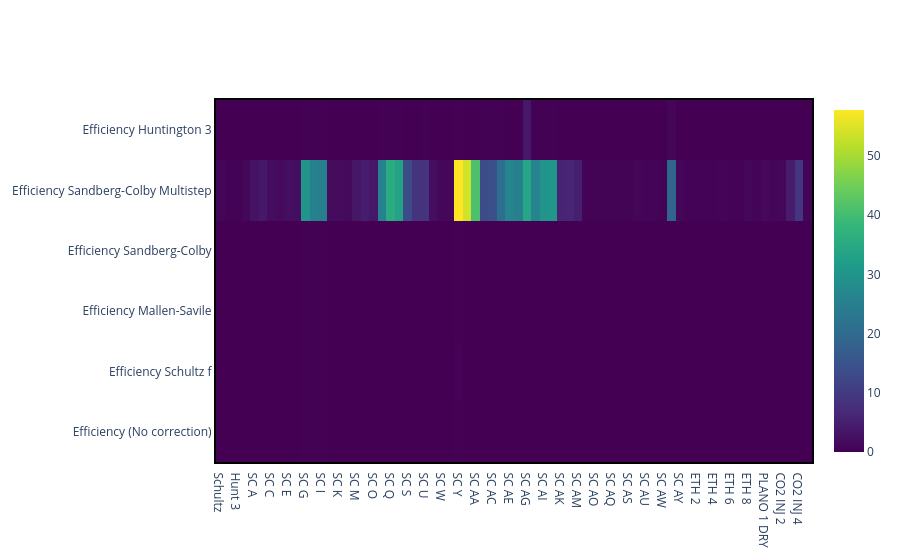

Notebook cell for this chart:
### Markdown cell above
As we can see in plot, the Huntington 3 point method produces the best results. But it is also important to 
evaluate the speed of each method.
In the plot below we see the time needed to calculate each case.

### Code cell
fig = go.Figure()
fig.add_trace(
    go.Heatmap(
        z=z_time,
        x=x,
        y=y,
        hoverinfo="text",
        text=hovertext,
        colorscale="viridis",
    )
)

### Figure 1 — Plotly figure (JSON) as saved in the notebook; plotly's stock layout.template omitted (floating-point values rounded to 4 significant figures; data arrays with more than 128 entries replaced by an {"elided": "..."} marker saying what was removed)
{"data": [{"colorscale": [[0, "#440154"], [0.1111, "#482878"], [0.2222, "#3e4989"], [0.3333, "#31688e"], [0.4444, "#26828e"], [0.5556, "#1f9e89"], [0.6667, "#35b779"], [0.7778, "#6ece58"], [0.8889, "#b5de2b"], [1, "#fde725"]], "hoverinfo": "text", "text": {"elided": "6x70 str values"}, "type": "heatmap", "x": ["Schultz", "Hunt 2", "Hunt 3", "Hunt 4", "SC A", "SC B", "SC C", "SC D", "SC E", "SC F", "SC G", "SC H", "SC I", "SC J", "SC K", "SC L", "SC M", "SC N", "SC O", "SC P", "SC Q", "SC R", "SC S", "SC T", "SC U", "SC V", "SC W", "SC X", "SC Y", "SC Z", "SC AA", "SC AB", "SC AC", "SC AD", "SC AE", "SC AF", "SC AG", "SC AH", "SC AI", " SC AJ", "SC AK", "SC AL", "SC AM", "SC AN", "SC AO", "SC AP", "SC AQ", "SC AR", "SC AS", "SC AT", "SC AU", "SC AV", "SC AW", "SC AX", "SC AY", "ETH 1", "ETH 2", "ETH 3", "ETH 4", "ETH 5", "ETH 6", "ETH 7", "ETH 8", "ETH 9", "PLANO 1 DRY", "CO2 INJ 1", "CO2 INJ 2", "CO2 INJ 3", "CO2 INJ 4", "CO2 INJ 5"], "y": ["Efficiency (No correction)", "Efficiency Schultz f", "Efficiency Mallen-Savile", "Efficiency Sandberg-Colby", "Efficiency Sandberg-Colby Multistep", "Efficiency Huntington 3"], "z": {"elided": "6x70 float values"}}], "layout": {}}
